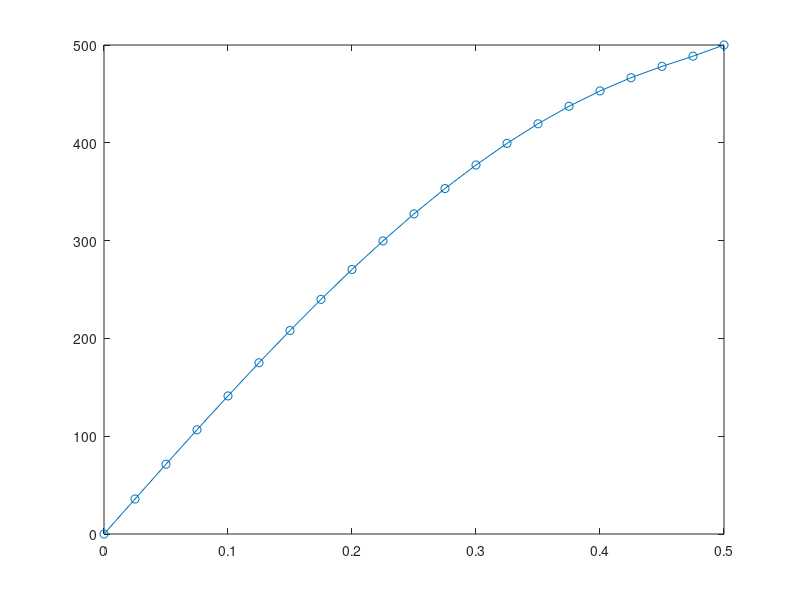

The MATLAB source for this figure:
clc 
clear

%dx value given 
dx = 0.025;

%dy value given 
dy = 0.025;

%Length given - 
Length = 1;

%No of elements - 
elemX = Length/dx; %x axis
elemY = Length/dy; %y axis

%Number of nodes
nodesX = elemX + 1;
nodesY = elemY + 1;

%information given 
alpha = 0.0001;

%dt 
dt = 0.08;

%time to run the simulation 
TIME = 10;

%Max iterations limit 
maxIter = 1e10;

%Tollerance 
toll = 1e-10;

%initiallising discritising variable used in the expression 
A = (dx*dx)/(dt*alpha);

%meshgrid formation 
crdx = (1:nodesX);
crdy = (1:nodesY);
crdx = (crdx-1)/elemX;
crdy = (crdy-1)/elemY;

%initial conditions
for(i = 1:nodesX)
    for(j=1:nodesY)
        if(j>(nodesY+1)/2 && i>(nodesY+1)/2)
            continue
        end
        T(i,j) = 400*sin(pi*crdx(i))*sin(pi*crdy(j)) + 400*crdx(i)*crdy(j);
    end
end

%Initiating neumann boundary conditions
for j=1:(nodesY+1)/2
    T(nodesX+1,j) = T(nodesX-1,j);
end
for j=1:(nodesX+1)/2
    T(j,nodesY+1) = T(j,nodesY-1);
end

%Initiallising temp initial vector 
Tinitial = T;

%temporal loop starts here 
for t = 1:maxIter
    time = t*dt;
    if(time > TIME)
        break 
    end
    TPrev = T;
    %Gauss Sidel loop starts here 
    for l = 1:maxIter
        Tg = T;
        %space loop starts here 
        for m = 2:nodesX
            for n = 2:nodesY
                if(n>=(nodesY+1)/2 && m>=(nodesY+1)/2)
                    continue
                end
                T(m,n) = TPrev(m,n)*A + 0.5*(TPrev(m+1,n) - 2*TPrev(m,n) + TPrev(m-1,n)) +...
                    0.5*(TPrev(m,n+1) - 2*TPrev(m,n) + TPrev(m,n-1)) +...
                    0.5*(T(m+1,n) - 2*T(m,n) + T(m-1,n)) + 0.5*(T(m,n+1) - 2*T(m,n) + T(m,n-1));
                T(m,n) = T(m,n)/A;
            end 
        end
        %Initiating neumann boundary conditions
        for j=1:(nodesY+1)/2
            T(nodesX+1,j) = T(nodesX-1,j);
        end
        for j=1:(nodesX+1)/2
            T(j,nodesY+1) = T(j,nodesY-1);
        end
        errorGs = abs(norm(T - Tg)/(norm(T)+1e-12));
        if(errorGs < toll)
            break
        end
    end
    errorSt = abs(norm(T - TPrev)/(norm(T)+1e-12));
    if(time >= TIME)
        break 
    end
end

%Plotting 
for i = 1:(nodesY+1)/2
    pltT(i) = T((nodesX+1)/2 , i);
    pltY(i) = crdy(i);
end
figure(1)
plot(pltY,pltT)
hold on
scatter(pltY,pltT)
hold off

T2 = T;
save x008.mat T2
















